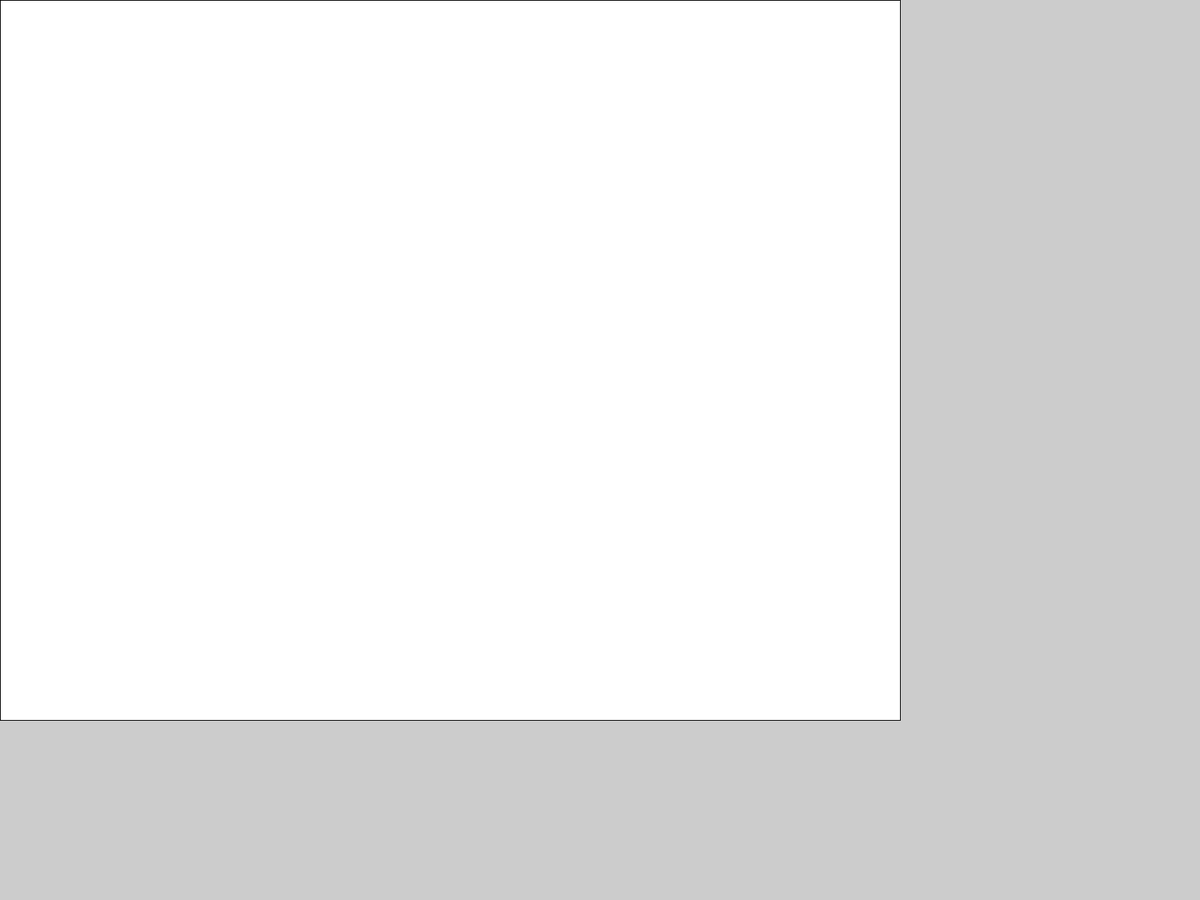
Frame 1 (no input)
Frame 60 (the mouse pressed at the canvas centre just before this capture): identical to frame 1, image omitted
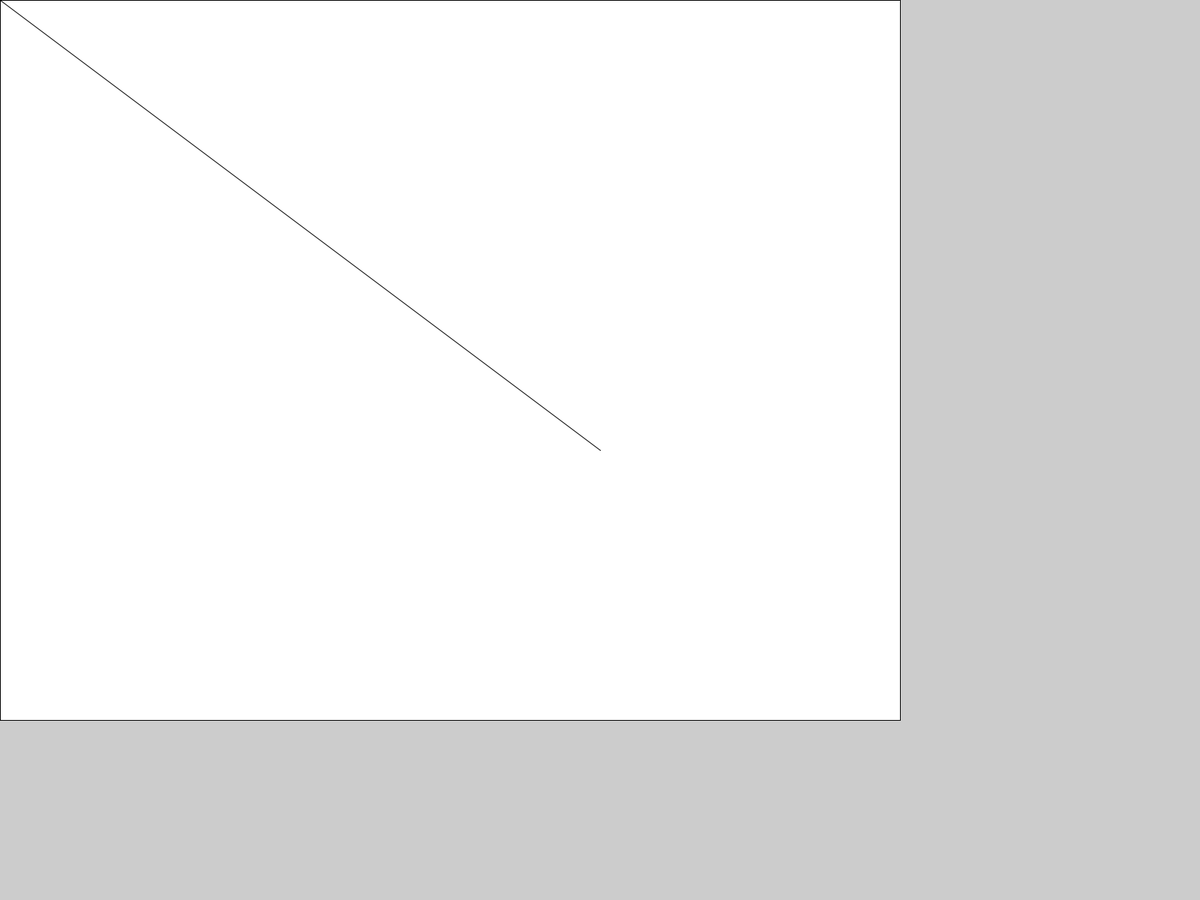
Frame 120 (the mouse held since frame 60 and released just before this capture)

The Processing sketch that drew these frames (run headless with seeded random() and noise(); from frame 60 on, the mouse is pressed at the canvas centre):

// Processing sketch: DrawingProgram
// ── DrawingProgram.pde
//Global Variables
Boolean draw=false;
float drawingSurfaceX, drawingSurfaceY, drawingSurfaceWidth, drawingSurfaceHeight;
//
void setup() {
  //
  //Mandatory: Mistaken display orientation should break app, feedback to console and CANVAS
  fullScreen();
  //
  //Population
  drawingSurfaceX = width*0/4;
  drawingSurfaceY = height*0/5;
  drawingSurfaceWidth = width*3/4;
  drawingSurfaceHeight = height*4/5;
  //
  rect(drawingSurfaceX, drawingSurfaceY, drawingSurfaceWidth, drawingSurfaceHeight);
}//End setup
//
void draw() {
  if ( draw==true) line( mouseX, mouseY, pmouseX, pmouseY); //End Line Draw
}//End draw
//
void keyPressed() {
}//End keyPressed
//
void mousePressed() {
  if (mouseX>=drawingSurfaceX && mouseX<=drawingSurfaceX+drawingSurfaceWidth &&mouseY>=drawingSurfaceY && mouseY<=drawingSurfaceY+drawingSurfaceHeight ) {
  }//Button Paper (Drawing Surface) 
  if (draw == false) {
    draw = true;
  } else {
    draw = false;
  }//End draw Boolean
}//End mousePressed
//
//End MAIN
